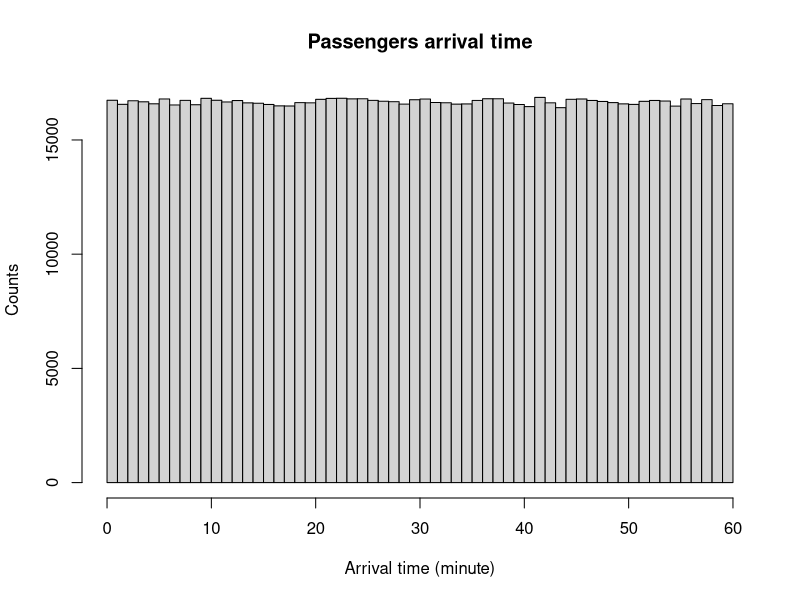
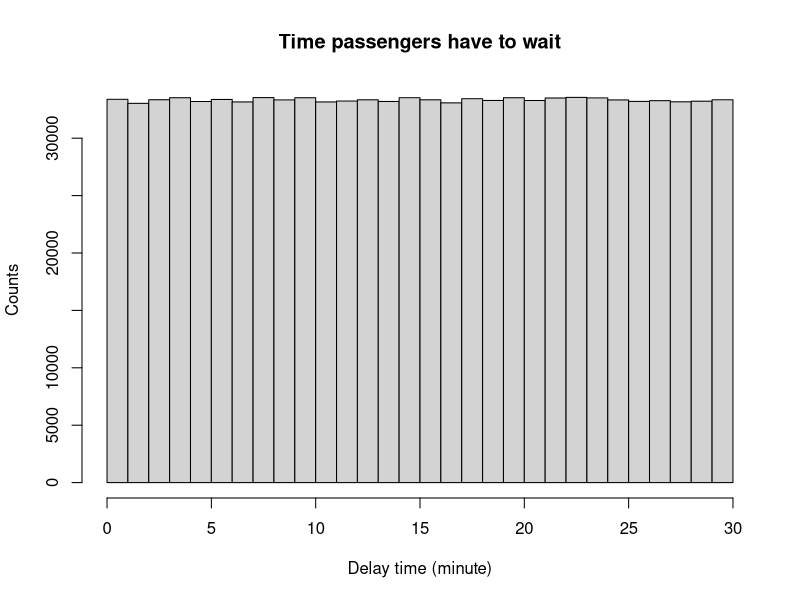
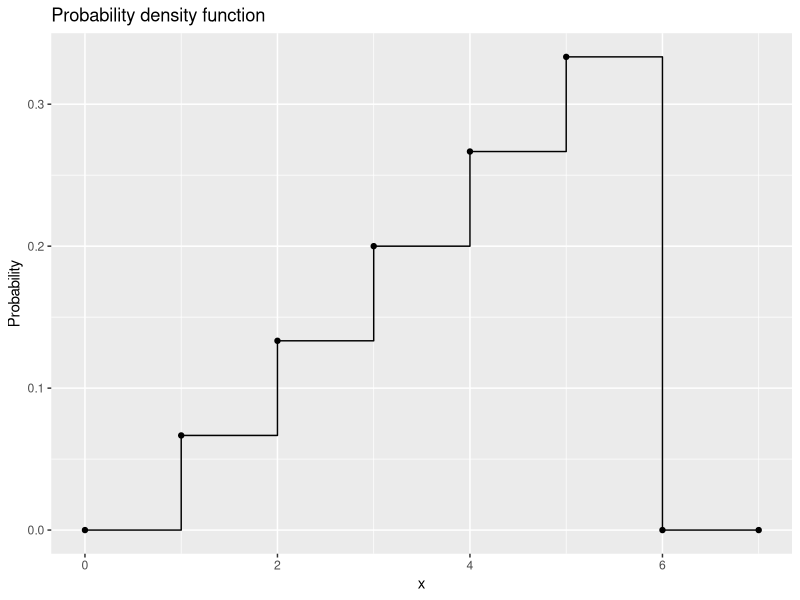
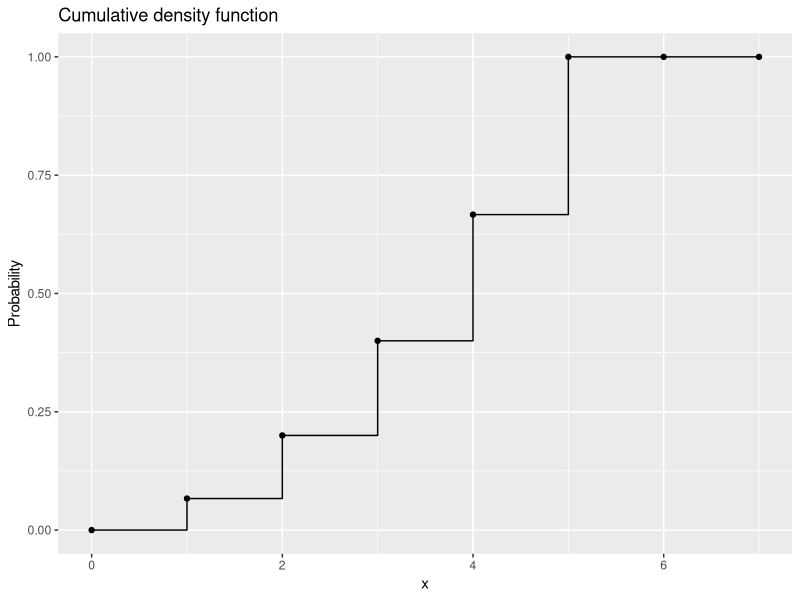
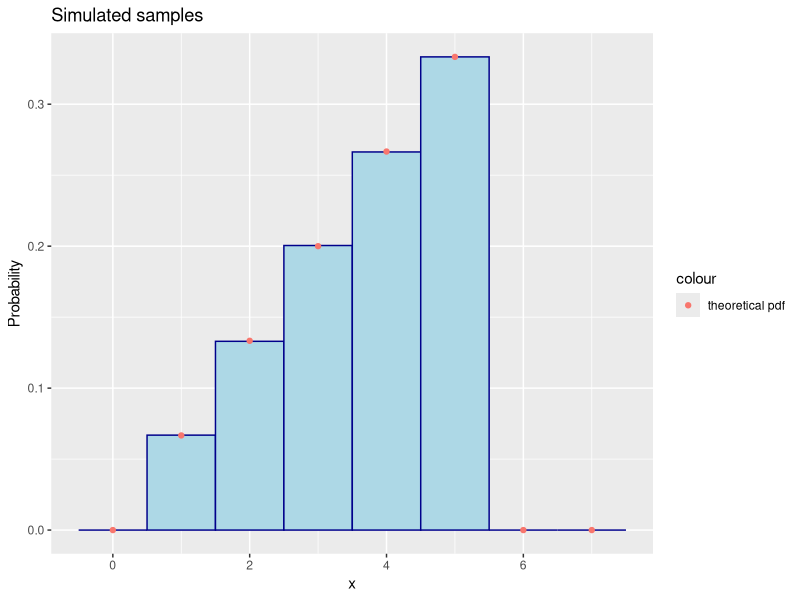
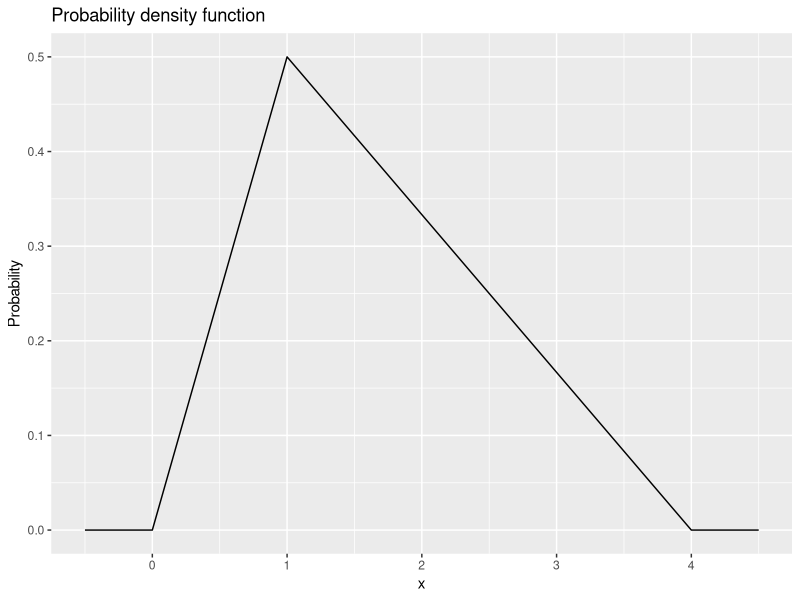
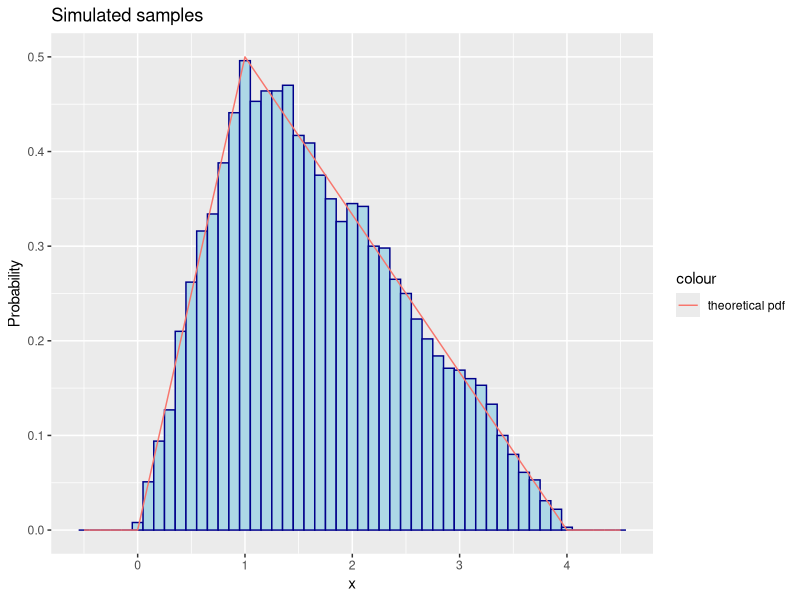
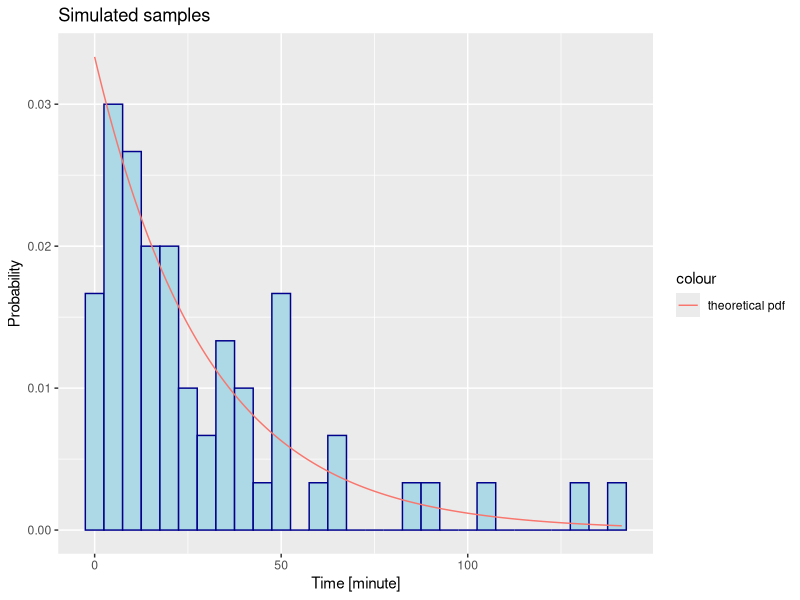

Source code (R) for these figures, in order:
library(tibble)
library(dplyr)
library(ggplot2)
set.seed(061217)
	
	
	
											###   ESERCIZIO 1   ###
cat(' #########  ESERCIZIO 1   #########', '\n', '\n')	
cat('----------------------------------------------------------', '\n')	
cat('1.1 - 1.2 See ddisc.pdf for the pdf and pdisc.pdf for the cdf', '\n')								
# definisco la pdf	
ddisc <- function(x) {
	result <- ifelse((x>=0 & x<6), (x%/%1)/15, 0)
	return(result)
	}

PDF <- tibble(step=seq(0,7,1), value=ddisc(seq(0,7,1)))

pdf("ddisc.pdf")
ggplot(PDF, aes(x=step, y=value))+
geom_step()+
geom_point()+
labs(x='x', y='Probability', title='Probability density function')
out<-dev.off()

# definisco la cdf
pdisc <- function(x) {
	y = 0
	x[x<0] <- 0
	for (k in seq(1,max(x),1)) {y <- c(y, sum(ddisc(seq(0,k,1))))}   # qui sto creando il vettore [1, 2, 3, ..., max(x)] e k varia all'interno di questo vettore
									 # per ogni valore di k aggiungo un nuovo elemento al vettore y pari alla cumulativa della pdf fino al valore k
									 # in questo modo gli elementi del vettore y sono le cumulative dei vari elementi del vettore x
	return(y[x+1])							 # utilizzo il valore x come indice (per il vettore y) per ottenere la giusta cmulativa a lui associata
	}
	

CDF <- tibble(step=seq(0,7,1), value=pdisc(seq(0,7,1)))

pdf("pdisc.pdf")
ggplot(CDF, aes(x=step, y=value))+
geom_step()+
geom_point()+
labs(x='x', y='Probability', title='Cumulative density function')
out<-dev.off()
cat('----------------------------------------------------------', '\n')	

# calcolo la media utilizzando la pdf e quindi come somma dei vari valori discreti moltiplicati per la loro probabilita' di uscire
mean <- 0
for (i in seq(1,5,1)) {
	mean <- mean + i*ddisc(i)
	}
cat('1.3', 'The mean: ', mean, '\n')
	
# analogamente calcolo anche la varianza
var <- 0
for (i in seq(1,5,1)) {
	var <- var + (i-mean)**2*ddisc(i)
	}
cat('    The variance: ', var, '\n')
cat('----------------------------------------------------------', '\n')	

fun <- 0
for (i in seq(1,5,1)) {
	fun <- fun + (i*(6-i))*ddisc(i)
	}
cat('1.4 The expected value for the function is: ', fun, '\n')
cat('----------------------------------------------------------', '\n')	

samples_1 <- function(n) {
	sample(seq(0,5), size=n, replace = TRUE, prob = ddisc(seq(0,5)))
	}	

sample_data <- tibble(value=samples_1(10**5))
cat('1.5 Create function called: samples_1', '\n')
cat('----------------------------------------------------------', '\n')

cat('1.6 See simalation.pdf', '\n')	
pdf("simulation.pdf")
ggplot()+
geom_histogram(data=sample_data, aes(x=value, after_stat(density)), binwidth=1, color="darkblue", fill="lightblue")+
geom_point(data=PDF, aes(x=step, y=value, color='theoretical pdf'))+
labs(x='x', y='Probability', title='Simulated samples')
out<-dev.off()
cat('----------------------------------------------------------', '\n', '\n')


										###   ESERCIZIO 2   ###
cat('\n', '#########  ESERCIZIO 2   #########', '\n', '\n')
cat('----------------------------------------------------------', '\n')	
# definisco la pdf											
dtrian <- function(a, b, c, x) {
	result <- ifelse((x>=a & x<=b),
		ifelse((x>=a & x<c),
			2*(x-a)/((b-a)*(c-a)),
			2*(b-x)/((b-a)*(b-c)))
		, 0)
	return(result)
	}
	
a <- 0
b <- 4
c <- 1
x <- seq(a-0.5, b+0.5, 0.001)

PDF <- tibble(x=x, y=dtrian(a, b, c, x))
pdf("pdf_triang.pdf")
ggplot(PDF, aes(x=x, y=y))+
geom_line()+
labs(x='x', y='Probability', title='Probability density function')
out<-dev.off()
cat('2.1 See pdf_triang.pdf', '\n')
cat('----------------------------------------------------------', '\n')	

samples_2 <- function(a, b, c, n) {			# per campionare i dati dalla distribuzione triandolare utilizzo l'inverse method
	th <- (c-a)**2/((b-a)*(c-a))			# essendo la pdf una funzione composta anche la cdf che volgio inventire e' una funzione composta, th e' quindi il valore della cdf calcolata nel punto
							# c e mi serve per decidere quale delle due funzioni utilizzare quando devo invertire la cdf
	v <- runif(n)
	result <- ifelse(v<=th, a + sqrt(v * (b-a) * (c-a)), b - sqrt((1-v) * (b-a) * (b-c)) )      # qui sto invertendo la cdf e per l'appunto utilizzo th come discriminante
	return(result)
	}
cat('2.2 The algorithm is called: samples_2', '\n')	
cat('----------------------------------------------------------', '\n')	


sample_data <- tibble(value=samples_2(a,b,c,10**4))

pdf("Simulation_triang.pdf")
ggplot()+
geom_histogram(data=sample_data, aes(x=value, after_stat(density)), binwidth=0.1, color="darkblue", fill="lightblue")+
geom_line(data=PDF, aes(x=x, y=y, color='theoretical pdf'))+
labs(x='x', y='Probability', title='Simulated samples')
out<-dev.off()
cat('2.3 See Simulation_triang.pdf', '\n')
cat('----------------------------------------------------------', '\n', '\n')	


										###   ESERCIZIO 3   ###
cat('\n', '#########  ESERCIZIO 3   #########', '\n', '\n')
cat('----------------------------------------------------------', '\n')	
lambda = 1/30  # in minutes

# as pdf for exp distribution I use:    dexp(x, rate = 1, log = FALSE)

cdf <- function(t) {
	y <- 1 - exp(-lambda * t) 
	return(y)
	}

samples_3 <- function(n) {              # per campionare i dati dalla distribuzione triandolare utilizzo l'inverse method
	v <- runif(n)
	k <- numeric()
	k <- - (log(v)) / (lambda)    # since for uniform random numbers generated 1-u=u
	return(k)
	}

sample_data <- tibble(value=samples_3(60))
interval <- seq(0, max(sample_data$value), 0.1)
PDF <- tibble(time=interval, prob=dexp(interval, rate = lambda, log = FALSE))

pdf("Simulation_doctor.pdf")
ggplot()+
geom_histogram(data=sample_data, aes(x=value, after_stat(density)), binwidth=5, color="darkblue", fill="lightblue")+
geom_line(data=PDF, aes(x=time, y=prob, color='theoretical pdf'))+
labs(x='Time [minute]', y='Probability', title='Simulated samples')
out<-dev.off()
cat('3.1 See Simulation_doctor.pdf', '\n')
cat('----------------------------------------------------------', '\n')	

p_time_less_12 <- pexp(12, rate=lambda, log = FALSE)
cat('3.2 The probability that a person will wait for less than 12 minutes: ', p_time_less_12, '\n')
cat('----------------------------------------------------------', '\n')	

f <- function(t) {
	y <- t * lambda * exp(-lambda * t) 
	return(y)
	}
	
manipulation <- integrate(f, 0, 1000, subdivisions = 10**6)$value
exp_mean <- mean(sample_data$value)

cat('3.3 Average waiting time (in minutes):', '\n')
cat('    - theory = 1/lambda = 30', '\n')
cat('    - calculation from the pdf = ', manipulation, '\n')
cat('    - mean of sampled data = ', exp_mean, '\n')
cat('----------------------------------------------------------', '\n')	

p_time_more_60 <- 1-pexp(60, rate=lambda, log = FALSE)
cat('3.4 The probability for waiting more than one hour before being received: ', p_time_more_60, '\n')
cat('----------------------------------------------------------', '\n', '\n')	


										###   ESERCIZIO 4   ###
cat('\n', '#########  ESERCIZIO 4   #########', '\n', '\n')
cat('----------------------------------------------------------', '\n')	
# legend 
# sk = student knows 				sdk = student dosen't know
# ac = answer is correct			aw = answer is wrong
# p__...  means prob that ...			p__..._~~  means prob that ... happens after ~~

p__sk <- 0.7
p__ac_sk <- 1
p__ac_sdk <- 0.2



prior <- p__sk
likehood <- p__ac_sk
evidence <- p__ac_sk*p__sk+ p__ac_sdk*(1-p__sk)

p__sk_ac <- prior * likehood / evidence
cat('Once a correct answer is given, the probability that the student really knew the correct answer is: ', p__sk_ac, '\n')
cat('----------------------------------------------------------', '\n', '\n')	

										###   ESERCIZIO 5   ###
cat('\n', '#########  ESERCIZIO 5   #########', '\n', '\n')
cat('----------------------------------------------------------', '\n')	
a <- 0
b <- 60
sam <- a+runif(10**6)*(b-a)        # here I simulate the arrival of 10**6 passengers, the numbers represent the minute in which tjey arrive after the 10:45 (then for example 10 menas 10:55)
passengers <- tibble(time=sam )

hist(passengers$time, breaks=seq(0,60,1), xlab='Arrival time (minute)', ylab='Counts', main='Passengers arrival time')

delay <- function(x) {		   # this function links the moment in which a passenger arrives with the number of minutes he has to wait for the next train
	result <- ifelse(x<=15,
			-x+15,
			ifelse(x<=45,
				-x+45,
				-x+75))
	return(result)
	}
		
passengers['ritardo'] <- delay(passengers$time)

isto<-hist(passengers$ritardo, breaks=seq(0,30,1), xlab='Delay time (minute)', ylab='Counts', main='Time passengers have to wait')
# ora questo grafico verra' usato come pdf sperimentale per estrarre le informazioni richieste 


percent <- function(x, v) {                         # presa una caratteristica/valore per ogni colonna dell'istogramma, questa funzione permetter di sommare questi valori a partire dalla prima colonna fino 
						    # a quella desiderata ed indicata dal valore x, nel nostro caso quello che andremo a sommare sara' la densita' ovvero la probabilita'
	s <- 0
	for (i in seq(1,x,1)) {
		s <- s+v[i]
		}
	return(s)
	}
	
wait_most_10 <- percent(10,isto$density)
cat('5.1 Probability that she has to wait at most 10 minutes: ', wait_most_10, '\n')
cat('----------------------------------------------------------', '\n')	

wait_least_15 <- 1-percent(15,isto$density)
cat('5.2 Probability that she has to wait at least 15 minutes: ', wait_least_15, '\n')
cat('----------------------------------------------------------', '\n')	

average <- 0                                    
for (i in seq(1,30,1)) {   			    # qui calcolo la media usando l'istogramma prima creato come distribuzione di probabilita' discreta
	average <- average+i*isto$density[i]
	}						

cat('5.3 The average time (in minute) spent waiting is: ', average, '\n')
cat('----------------------------------------------------------', '\n', '\n')	

										###   ESERCIZIO 6   ###
cat('\n', '#########  ESERCIZIO 6   #########', '\n', '\n')
cat('----------------------------------------------------------', '\n')	
mean <- 0.10
sd <- 0.12
n <- 200
price <- 85

tot <- n * price
mean_ex <- mean*tot
sd_ex <- sd*tot

prob_atleast_800 <- 1 - pnorm(800, mean_ex, sd_ex)
cat('6.1 The probability that after a year his net profit from the investment is at least 800 euro is:', prob_atleast_800, '\n')
cat('----------------------------------------------------------', '\n')	




